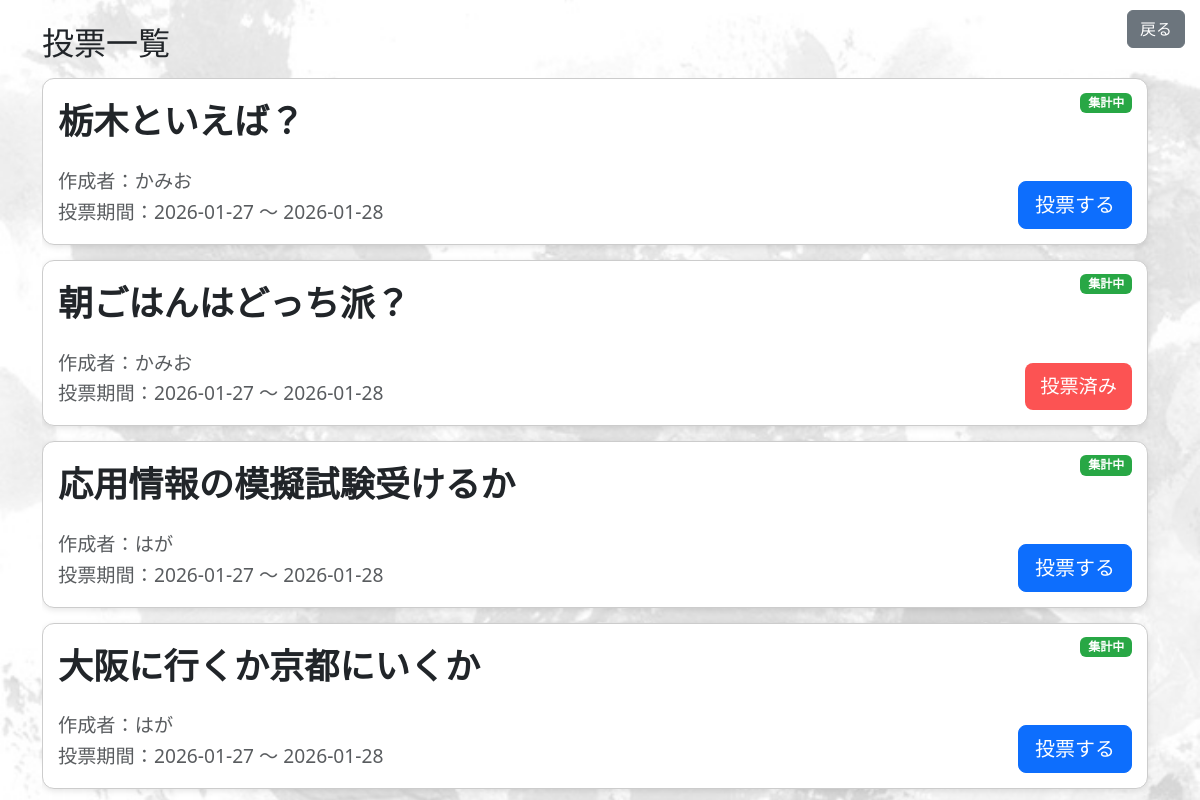
Page /itiran.php (signed in) on the committed database.
### tables this page shows
CREATE TABLE `votes` (
  `id` int(10) UNSIGNED NOT NULL,
  `title` varchar(20) NOT NULL,
  `start_date` date NOT NULL,
  `end_date` date NOT NULL,
  `account_id` int(4) UNSIGNED NOT NULL,
  `flag` tinyint(1) NOT NULL DEFAULT 0,
  `class_id` char(4) DEFAULT NULL
);

CREATE TABLE `accounts` (
  `id` int(10) UNSIGNED NOT NULL,
  `account_number` int(10) UNSIGNED NOT NULL,
  `name` varchar(100) NOT NULL,
  `class_id` char(4) NOT NULL,
  `secret_situmon` varchar(30) NOT NULL,
  `secret` varchar(30) NOT NULL,
  `failed_count` int(11) NOT NULL DEFAULT 0,
  `is_locked` tinyint(1) NOT NULL DEFAULT 0,
  `locked_at` datetime DEFAULT NULL,
  `password` varchar(255) NOT NULL
);

### itiran.php (the view, shortened to what this page needs)
<?php
$account_number = $_SESSION['account_number'];
$conn = new mysqli("localhost", "root", "", "toukounaiyou_db");
$getClass = $conn->prepare("SELECT class_id FROM accounts WHERE account_number = ?");
$getClass->bind_param("s", $account_number);
$getClass->execute();
$getClass->bind_result($my_class_id);
$sql = "
SELECT
    v.id,
    v.title,
    v.start_date,
    v.end_date,
    v.class_id,
    a.name AS creator_name
FROM votes v
LEFT JOIN accounts a
    ON v.account_id = a.account_number
WHERE
    v.flag = 1
    AND CURDATE() BETWEEN v.start_date AND v.end_date
    AND (v.class_id = ? OR v.class_id IS NULL)
ORDER BY v.id DESC
";
$stmt = $conn->prepare($sql);
$stmt->bind_param("s", $my_class_id);
$stmt->execute();
$result = $stmt->get_result();
?>
<!DOCTYPE html>
<html lang="ja">
<head>
<link href="https://cdn.jsdelivr.net/npm/bootstrap@5.3.2/dist/css/bootstrap.min.css" rel="stylesheet">
<link rel="stylesheet" href="itiran.css?v=<?= time(); ?>">
</head>
<body class="container mt-4">
<a href="main.php" class="btn btn-secondary return-top-btn">戻る</a>
<h2 class="mb-3">投票一覧</h2>
<div class="scroll-box">
<?php while ($row = $result->fetch_assoc()): ?>
<?php
    $vote_id = $row['id'];
    $check = $conn->prepare("SELECT 1 FROM vote_count WHERE vote_id = ? AND account_id = ?");
    $check->bind_param("ii", $vote_id, $account_number);
    $check->execute();
    $already_voted = $check->get_result()->num_rows > 0;
    $now = date("Y-m-d");
    $status = ($now >= $row['start_date'] && $now <= $row['end_date']) ? "集計中" : "締め切り";
?>
<div class="vote-card">
    <div class="d-flex justify-content-between align-items-center">
        <div class="vote-title"><?= htmlspecialchars($row['title']); ?></div>
        <div>
            <?php if ($status === "集計中"): ?>
                <span class="badge status-open"><?= $status ?></span>
            <?php else: ?>
                <span class="badge status-closed"><?= $status ?></span>
            <?php endif; ?>
        </div>
    </div>
    <div class="vote-btn-area">
        <?php if ($already_voted): ?>
            <span class="touhyouzumi">投票済み</span>
        <?php else: ?>
            <form action="touhyou.php" method="GET">
                <button type="submit" class="btn btn-primary btn-lg">投票する</button>
            </form>
        <?php endif; ?>
    </div>
    <div class="info-area-bottom text-muted">
        <div class="creator-text">
            作成者：<?= htmlspecialchars($row['creator_name']); ?>
        </div>
        <div class="vote-period">
            投票期間：<?= htmlspecialchars($row['start_date']) ?> ～ <?= htmlspecialchars($row['end_date']) ?>
        </div>
    </div>
</div>
<?php endwhile; ?>
</div>
</body>
</html>

### itiran.css (style rules this page uses)
body { background: url("img/gamen1.jpg") no-repeat center center fixed; background-size: cover; }
.return-top-btn { position: fixed; top: 10px; right: 15px; z-index: 1000; }
.vote-title { font-size: 2rem; font-weight: 700; }
.creator-text, .vote-period { font-size: 1rem; font-weight: 500; }
.touhyouzumi { background-color: #28a745; border: none; padding: 11px 21px; font-size: 1.2em; border-radius: 8px; cursor: pointer; transition: 0.3s; display: block; margin: 0 auto; }

### itiran.php (style rules this page uses)
.scroll-box { max-height: 90vh; overflow-y: auto; padding-right: 10px; }
.vote-card { border: 1px solid #ccc; padding: 15px; border-radius: 12px; margin-bottom: 15px; background: #fff; box-shadow: 0 2px 6px rgba(0,0,0,0.1); position: relative; }
.vote-title { font-size: 2.2rem; font-weight: 800; margin: 0; word-wrap: break-word; }
.status-open { background-color: #28a745; color: #fff; position: relative; top: -20px; }
.touhyouzumi { background-color: #fc5353ff; border: none; padding: 9px 15px; font-size: 1.2em; border-radius: 8px; color: #fff; }
.return-top-btn { position: fixed; top: 10px; right: 15px; z-index: 1000; }
.info-area-bottom { display: block; margin-top: 10px; padding-top: 8px; }
.creator-text, .vote-period { font-size: 1.2rem; font-weight: 500; margin: 2px 0; word-wrap: break-word; overflow-wrap: break-word; white-space: normal; max-width: 100%; }
.vote-btn-area { position: absolute; right: 15px; bottom: 15px; }

### rows in the picture
votes: title "栃木といえば？", accounts.name "かみお", start_date "2026-01-27", end_date "2026-01-28"
votes: title "朝ごはんはどっち派？", shows "投票済み", accounts.name "かみお", start_date "2026-01-27", end_date "2026-01-28"
votes: title "応用情報の模擬試験受けるか", accounts.name "はが", start_date "2026-01-27", end_date "2026-01-28"
votes: title "大阪に行くか京都にいくか", accounts.name "はが", start_date "2026-01-27", end_date "2026-01-28"
